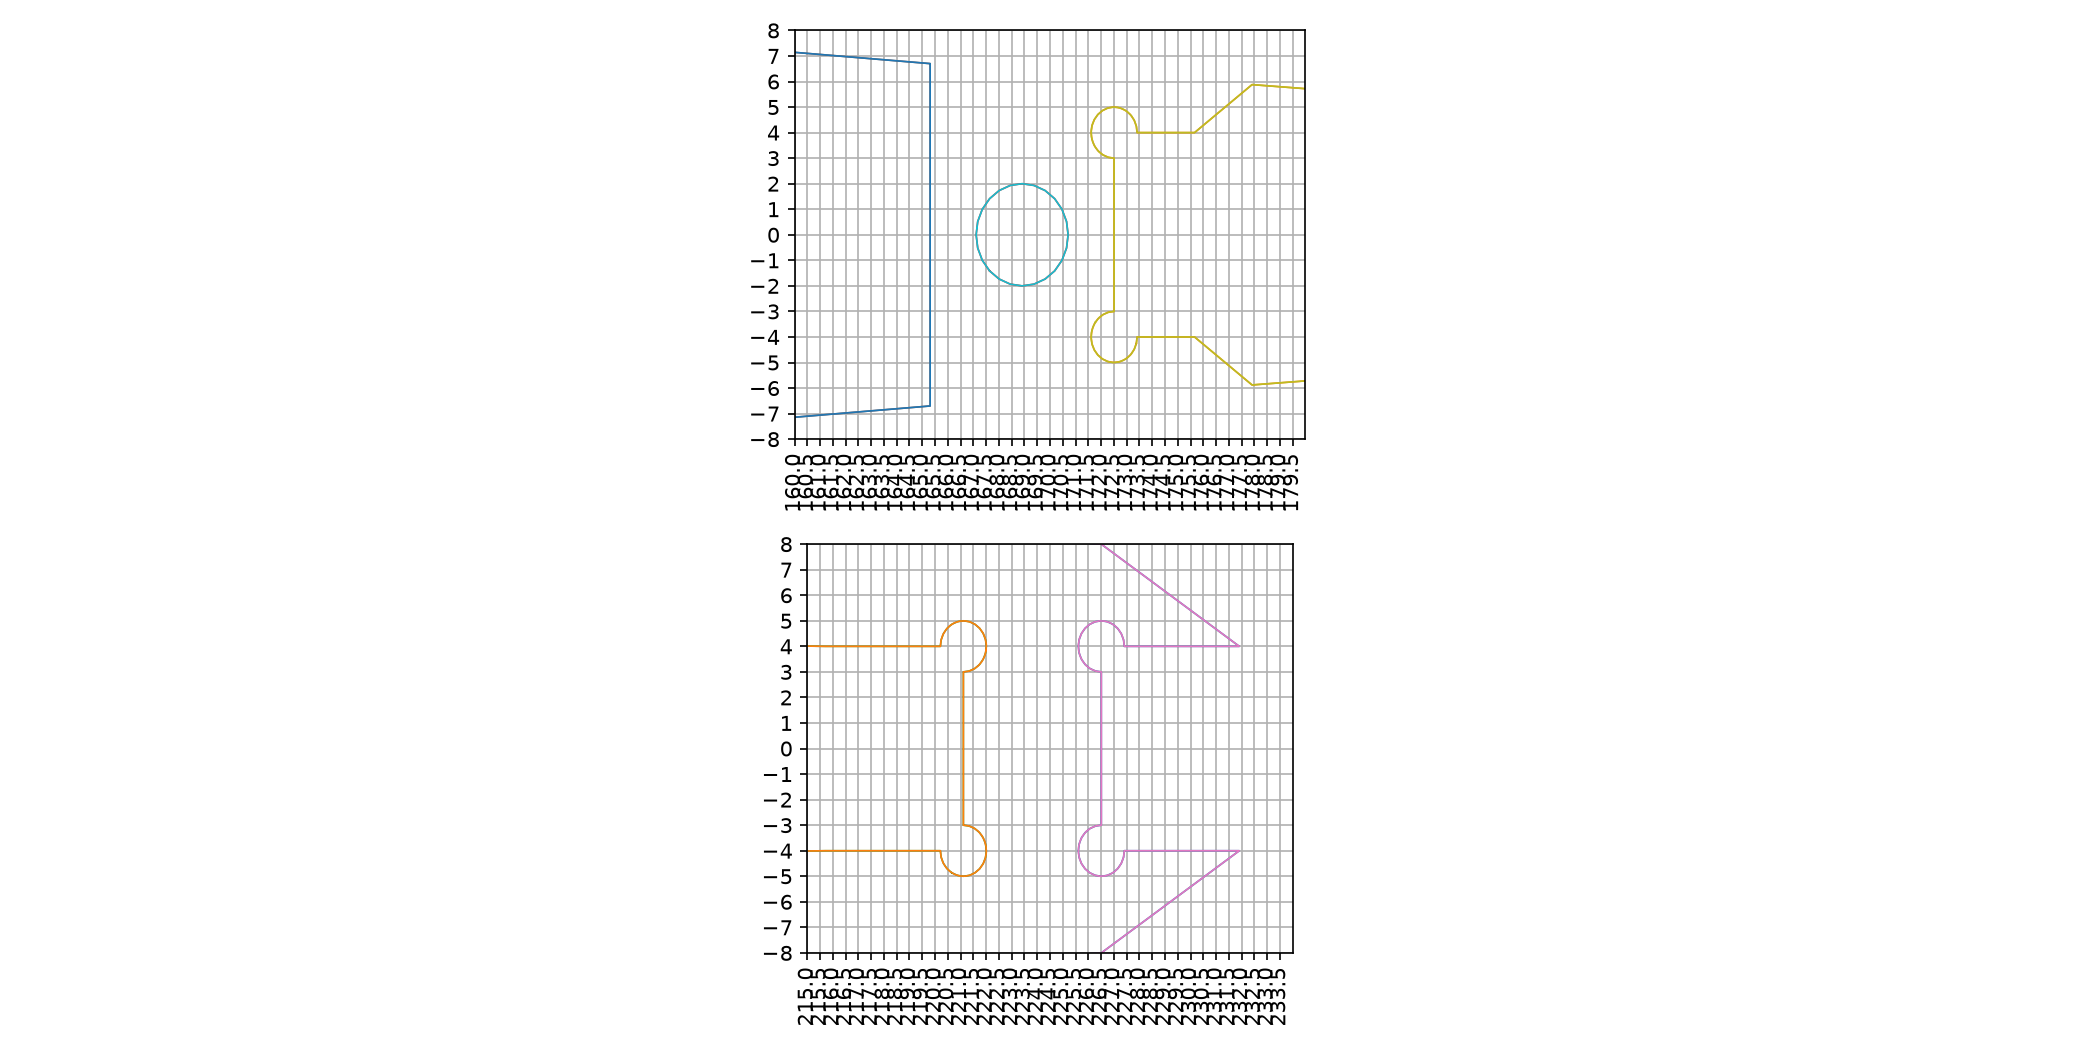

Python code for this plot:
import trimesh,numpy as np,matplotlib
matplotlib.use('Agg')
import matplotlib.pyplot as plt
m=trimesh.load('meshes/foot_bottom.stl');v=m.vertices
fig,axes=plt.subplots(2,1,figsize=(14,7))
for ax,(lo,hi) in zip(axes,[(160,180),(215,234)]):
 for z in [-15,-12]:
  s=m.section([0,0,1],[0,0,z+.001]);
  for a in s.discrete: ax.plot(a[:,0],a[:,1],lw=.8,label=str(z))
 ax.set_xlim(lo,hi);ax.set_ylim(-8,8);ax.set_xticks(np.arange(lo,hi,.5));ax.set_yticks(np.arange(-8,9,1));ax.tick_params(axis='x',rotation=90);ax.grid();ax.set_aspect('equal')
fig.tight_layout();fig.savefig('analysis/foot/slots.png',dpi=150)
